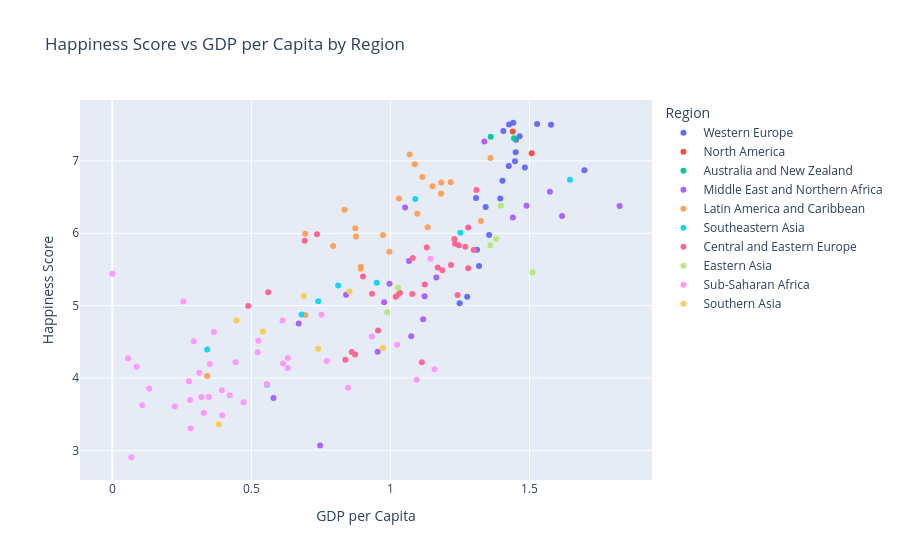

Notebook code for this chart:
### Markdown cell above
### 2.3 Happiness vs GDP per Capita, by Region

### Code cell
fig3 = px.scatter(
    df, x="Economy (GDP per Capita)", y="Happiness Score", color="Region",
    title="Happiness Score vs GDP per Capita by Region",
    labels={"Economy (GDP per Capita)": "GDP per Capita", "Happiness Score": "Happiness Score"},
)
fig3.show()

### Figure 1 — Plotly figure (JSON) as saved in the notebook; plotly's stock layout.template omitted (floating-point values rounded to 4 significant figures)
{"data": [{"hovertemplate": "Region=Western Europe<br>GDP per Capita=%{x}<br>Happiness Score=%{y}<extra></extra>", "legendgroup": "Western Europe", "marker": {"color": "#636efa", "symbol": "circle"}, "mode": "markers", "name": "Western Europe", "orientation": "v", "showlegend": true, "type": "scatter", "x": [1.442, 1.527, 1.427, 1.577, 1.406, 1.465, 1.452, 1.45, 1.448, 1.425, 1.483, 1.698, 1.403, 1.308, 1.395, 1.343, 1.355, 1.311, 1.319, 1.276, 1.249], "xaxis": "x", "y": [7.526, 7.509, 7.501, 7.498, 7.413, 7.339, 7.291, 7.119, 6.994, 6.929, 6.907, 6.871, 6.725, 6.488, 6.478, 6.361, 5.977, 5.771, 5.546, 5.123, 5.033], "yaxis": "y"}, {"hovertemplate": "Region=North America<br>GDP per Capita=%{x}<br>Happiness Score=%{y}<extra></extra>", "legendgroup": "North America", "marker": {"color": "#EF553B", "symbol": "circle"}, "mode": "markers", "name": "North America", "orientation": "v", "showlegend": true, "type": "scatter", "x": [1.44, 1.508], "xaxis": "x", "y": [7.404, 7.104], "yaxis": "y"}, {"hovertemplate": "Region=Australia and New Zealand<br>GDP per Capita=%{x}<br>Happiness Score=%{y}<extra></extra>", "legendgroup": "Australia and New Zealand", "marker": {"color": "#00cc96", "symbol": "circle"}, "mode": "markers", "name": "Australia and New Zealand", "orientation": "v", "showlegend": true, "type": "scatter", "x": [1.361, 1.444], "xaxis": "x", "y": [7.334, 7.313], "yaxis": "y"}, {"hovertemplate": "Region=Middle East and Northern Africa<br>GDP per Capita=%{x}<br>Happiness Score=%{y}<extra></extra>", "legendgroup": "Middle East and Northern Africa", "marker": {"color": "#ab63fa", "symbol": "circle"}, "mode": "markers", "name": "Middle East and Northern Africa", "orientation": "v", "showlegend": true, "type": "scatter", "x": [1.338, 1.574, 1.49, 1.824, 1.053, 1.617, 1.44, 1.067, 1.165, 0.9967, 0.8406, 1.123, 0.9772, 1.118, 0.6702, 1.075, 0.9539, 0.5794, 0.7472], "xaxis": "x", "y": [7.267, 6.573, 6.379, 6.375, 6.355, 6.239, 6.218, 5.615, 5.389, 5.303, 5.151, 5.129, 5.045, 4.813, 4.754, 4.575, 4.362, 3.724, 3.069], "yaxis": "y"}, {"hovertemplate": "Region=Latin America and Caribbean<br>GDP per Capita=%{x}<br>Happiness Score=%{y}<extra></extra>", "legendgroup": "Latin America and Caribbean", "marker": {"color": "#FFA15A", "symbol": "circle"}, "mode": "markers", "name": "Latin America and Caribbean", "orientation": "v", "showlegend": true, "type": "scatter", "x": [1.069, 1.359, 1.088, 1.115, 1.217, 1.183, 1.151, 1.182, 1.03, 0.8345, 1.097, 1.326, 1.134, 0.8737, 0.6938, 0.9731, 0.8762, 0.7942, 0.996, 0.8937, 0.8933, 1.028, 0.6943, 0.341], "xaxis": "x", "y": [7.087, 7.039, 6.952, 6.778, 6.705, 6.701, 6.65, 6.545, 6.481, 6.324, 6.269, 6.168, 6.084, 6.068, 5.992, 5.976, 5.956, 5.822, 5.743, 5.538, 5.51, 5.155, 4.871, 4.028], "yaxis": "y"}, {"hovertemplate": "Region=Southeastern Asia<br>GDP per Capita=%{x}<br>Happiness Score=%{y}<extra></extra>", "legendgroup": "Southeastern Asia", "marker": {"color": "#19d3f3", "symbol": "circle"}, "mode": "markers", "name": "Southeastern Asia", "orientation": "v", "showlegend": true, "type": "scatter", "x": [1.646, 1.089, 1.251, 0.951, 0.8122, 0.7404, 0.6804, 0.3411, 0.556], "xaxis": "x", "y": [6.739, 6.474, 6.005, 5.314, 5.279, 5.061, 4.876, 4.395, 3.907], "yaxis": "y"}, {"hovertemplate": "Region=Central and Eastern Europe<br>GDP per Capita=%{x}<br>Happiness Score=%{y}<extra></extra>", "legendgroup": "Central and Eastern Europe", "marker": {"color": "#FF6692", "symbol": "circle"}, "mode": "markers", "name": "Central and Eastern Europe", "orientation": "v", "showlegend": true, "type": "scatter", "x": [1.309, 1.28, 0.7359, 1.229, 0.6918, 1.232, 1.246, 1.269, 1.131, 1.299, 1.08, 1.218, 1.17, 1.28, 1.186, 0.9014, 1.124, 0.5604, 1.034, 0.9338, 1.078, 1.241, 1.019, 0.4884, 0.9553, 0.8609, 0.8729, 0.8379, 1.113], "xaxis": "x", "y": [6.596, 6.078, 5.987, 5.919, 5.897, 5.856, 5.835, 5.813, 5.802, 5.768, 5.658, 5.56, 5.528, 5.517, 5.488, 5.401, 5.291, 5.185, 5.177, 5.163, 5.161, 5.145, 5.121, 4.996, 4.655, 4.36, 4.324, 4.252, 4.217], "yaxis": "y"}, {"hovertemplate": "Region=Eastern Asia<br>GDP per Capita=%{x}<br>Happiness Score=%{y}<extra></extra>", "legendgroup": "Eastern Asia", "marker": {"color": "#B6E880", "symbol": "circle"}, "mode": "markers", "name": "Eastern Asia", "orientation": "v", "showlegend": true, "type": "scatter", "x": [1.397, 1.38, 1.359, 1.511, 1.028, 0.9885], "xaxis": "x", "y": [6.379, 5.921, 5.835, 5.458, 5.245, 4.907], "yaxis": "y"}, {"hovertemplate": "Region=Sub-Saharan Africa<br>GDP per Capita=%{x}<br>Happiness Score=%{y}<extra></extra>", "legendgroup": "Sub-Saharan Africa", "marker": {"color": "#FF97FF", "symbol": "circle"}, "mode": "markers", "name": "Sub-Saharan Africa", "orientation": "v", "showlegend": true, "type": "scatter", "x": [1.144, 0.0, 0.2556, 0.7522, 0.612, 0.3649, 0.9329, 0.525, 0.2928, 1.024, 0.5227, 0.6311, 0.05661, 0.7711, 0.4431, 0.6139, 0.3504, 0.08709, 0.6307, 1.159, 0.3129, 1.094, 0.2751, 0.5551, 0.8473, 0.1327, 0.3939, 0.4221, 0.32, 0.3472, 0.2795, 0.4716, 0.1071, 0.2241, 0.3285, 0.395, 0.2812, 0.06831], "xaxis": "x", "y": [5.648, 5.44, 5.057, 4.875, 4.795, 4.635, 4.574, 4.513, 4.508, 4.459, 4.356, 4.276, 4.272, 4.236, 4.219, 4.201, 4.193, 4.156, 4.139, 4.121, 4.073, 3.974, 3.956, 3.916, 3.866, 3.856, 3.832, 3.763, 3.739, 3.739, 3.695, 3.666, 3.622, 3.607, 3.515, 3.484, 3.303, 2.905], "yaxis": "y"}, {"hovertemplate": "Region=Southern Asia<br>GDP per Capita=%{x}<br>Happiness Score=%{y}<extra></extra>", "legendgroup": "Southern Asia", "marker": {"color": "#FECB52", "symbol": "circle"}, "mode": "markers", "name": "Southern Asia", "orientation": "v", "showlegend": true, "type": "scatter", "x": [0.8527, 0.6882, 0.4463, 0.5418, 0.9732, 0.7404, 0.3823], "xaxis": "x", "y": [5.196, 5.132, 4.793, 4.643, 4.415, 4.404, 3.36], "yaxis": "y"}], "layout": {"legend": {"title": {"text": "Region"}, "tracegroupgap": 0}, "title": {"text": "Happiness Score vs GDP per Capita by Region"}, "xaxis": {"anchor": "y", "domain": [0.0, 1.0], "title": {"text": "GDP per Capita"}}, "yaxis": {"anchor": "x", "domain": [0.0, 1.0], "title": {"text": "Happiness Score"}}}}
